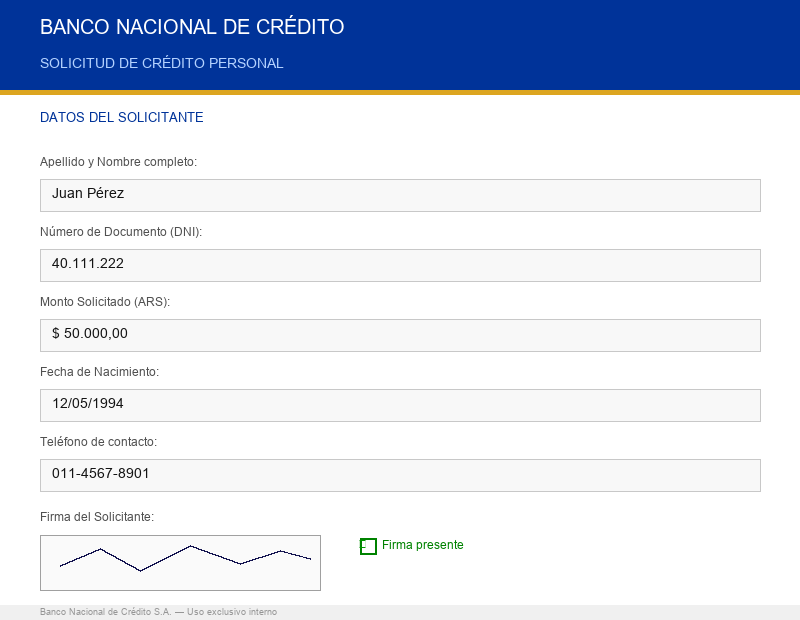
#> input picture 02_python_puro/AEM4_python_exercises/AEM4L1_vision_imagenes/data/formulario_bancario_limpio.png, 800 x 620 px
$ python 01_opencv_umbral.py
#> lines starting #> are read from the running program, lines starting #| are printed output that depends on the picture; after the words box and inside, x2 and y2 are one past the last pixel; in counts of white or black regions, pixels touching at a corner belong together
# Este archivo forma parte del recorrido práctico de OCR.
# Lee la explicación, ejecuta el ejemplo y modifica una variable por vez.

"""Binarización de texto con OpenCV.

GUÍA DOCENTE
CUÁNDO USAR: para separar texto oscuro de un fondo claro.
DIFERENCIA: un umbral fijo es simple; Otsu estima el corte desde la imagen.
EN CLASE: observar el histograma conceptual antes de aplicar Otsu.
"""

# Importa Path para las rutas y OpenCV para procesar píxeles.
from pathlib import Path
import cv2

# Carga directamente la imagen en escala de grises.
raiz = Path(__file__).resolve().parents[4]
entrada = raiz / "02_python_puro/AEM4_python_exercises/AEM4L1_vision_imagenes/data/formulario_bancario_limpio.png"
salida = Path(__file__).resolve().parent / "formulario_binario.png"
imagen_gris = cv2.imread(str(entrada), cv2.IMREAD_GRAYSCALE)
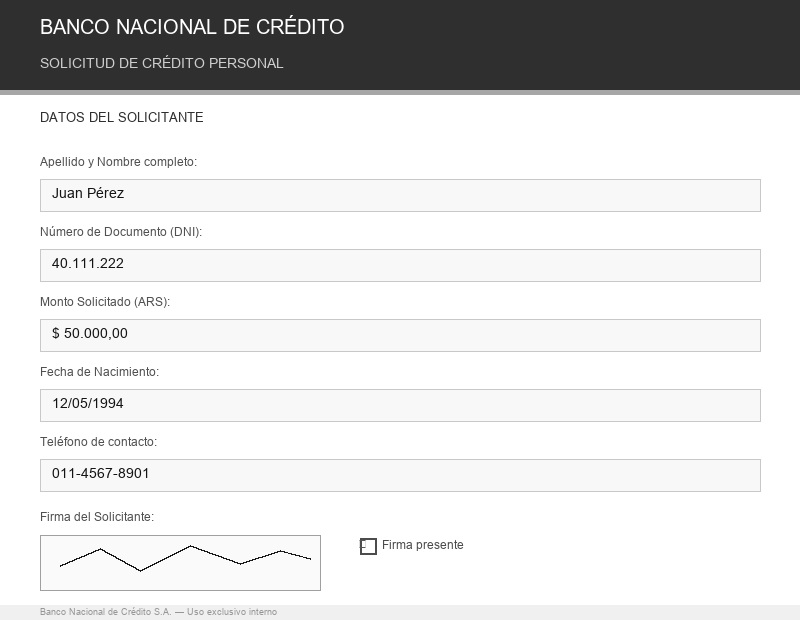
#> imagen_gris: shape (620, 800); min 20, max 255, mean 220.1

# Calcula un umbral automático y guarda el resultado binario.
umbral, imagen_binaria = cv2.threshold(imagen_gris, 0, 255, cv2.THRESH_BINARY + cv2.THRESH_OTSU)
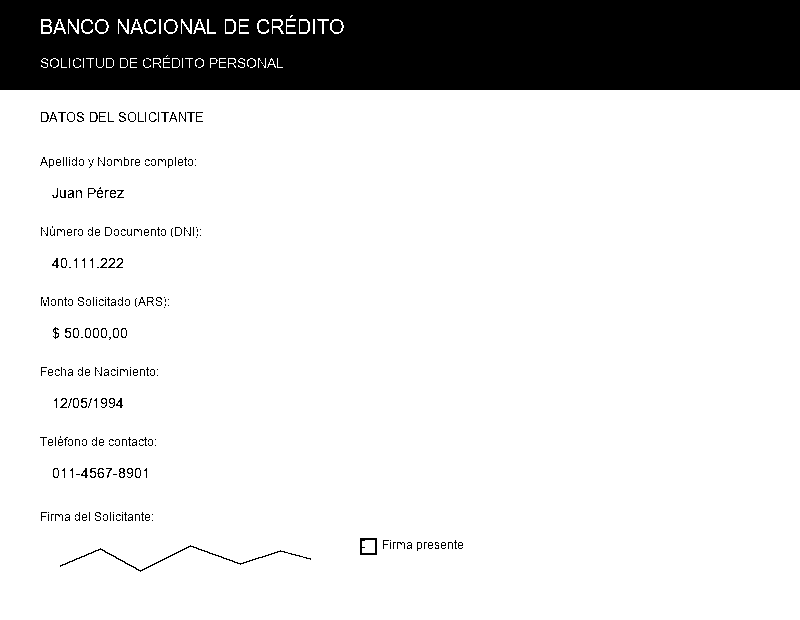
#> imagen_binaria: shape (620, 800); 85.1% white; 268 black regions (189 under 20 px), largest, box (x1, y1, x2, y2) and area: (0, 0, 800, 90) 69367, (60, 545, 311, 572) 353, (360, 538, 377, 555) 126
#> umbral = 149
cv2.imwrite(str(salida), imagen_binaria)

# Informa el valor elegido automáticamente.
print({"umbral_otsu": umbral, "salida": str(salida)})
#| {'umbral_otsu': 149.0, 'salida': '03_extras/L1_vision_e_imagenes/ocr/00_preprocesamiento/formulario_binario.png'}

# Resumen final: este ejercicio separa texto y fondo con Otsu.
# Sustituye Otsu por un umbral fijo de 160 y compara la salida.

$ run again, with 02_python_puro/AEM4_python_exercises/AEM4L1_vision_imagenes/data/formulario_bancario_cafe.png copied over 02_python_puro/AEM4_python_exercises/AEM4L1_vision_imagenes/data/formulario_bancario_limpio.png
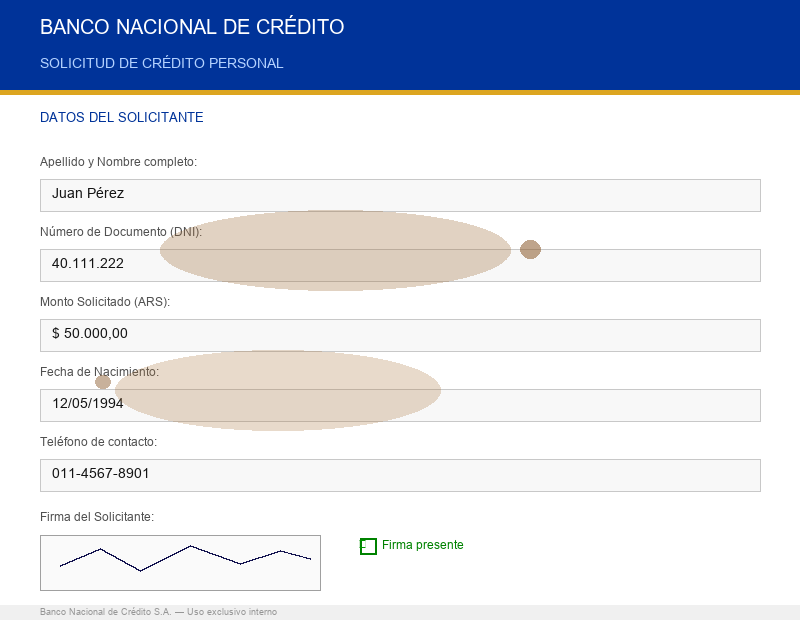
#> input picture 02_python_puro/AEM4_python_exercises/AEM4L1_vision_imagenes/data/formulario_bancario_cafe.png, 800 x 620 px
#> `imagen_gris = cv2.imread(str(entrada), cv2.IMREAD_GRAYSCALE)`:
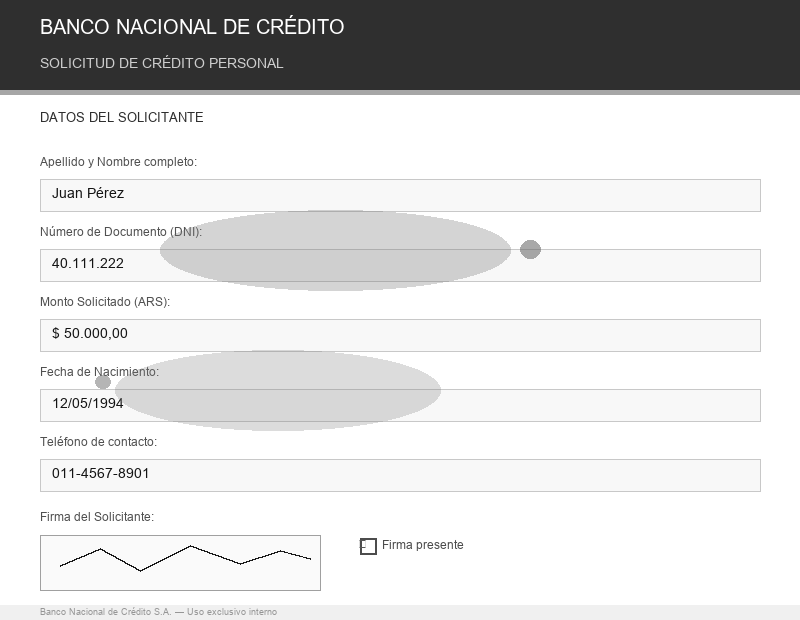
#> imagen_gris: shape (620, 800); min 20, max 255, mean 216.7
#> imagen_binaria: shape (620, 800); 85.1% white; 273 black regions (199 under 20 px), largest, box (x1, y1, x2, y2) and area: (0, 0, 800, 90) 69334, (60, 545, 311, 572) 353, (360, 538, 377, 555) 126
#> umbral = 147
#| {'umbral_otsu': 147.0, 'salida': '03_extras/L1_vision_e_imagenes/ocr/00_preprocesamiento/formulario_binario.png'}
